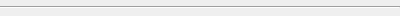
<?xml version="1.0" encoding="UTF-8"?>
<ui version="4.0">
    <class>LineItem</class>
    <widget class="QWidget" name="LineItem">
        <property name="geometry">
            <rect>
                <x>0</x>
                <y>0</y>
                <width>400</width>
                <height>16</height>
            </rect>
        </property>
        <property name="minimumSize">
            <size>
                <width>0</width>
                <height>5</height>
            </size>
        </property>
        <property name="maximumSize">
            <size>
                <width>16777215</width>
                <height>16</height>
            </size>
        </property>
        <property name="windowTitle">
            <string>Form</string>
        </property>
        <layout class="QVBoxLayout" name="verticalLayout">
            <property name="spacing">
                <number>0</number>
            </property>
            <property name="leftMargin">
                <number>0</number>
            </property>
            <property name="topMargin">
                <number>0</number>
            </property>
            <property name="rightMargin">
                <number>0</number>
            </property>
            <property name="bottomMargin">
                <number>0</number>
            </property>
            <item>
                <widget class="Line" name="line">
                    <property name="orientation">
                        <enum>Qt::Horizontal</enum>
                    </property>
                </widget>
            </item>
        </layout>
    </widget>
    <resources/>
    <connections/>
</ui>
